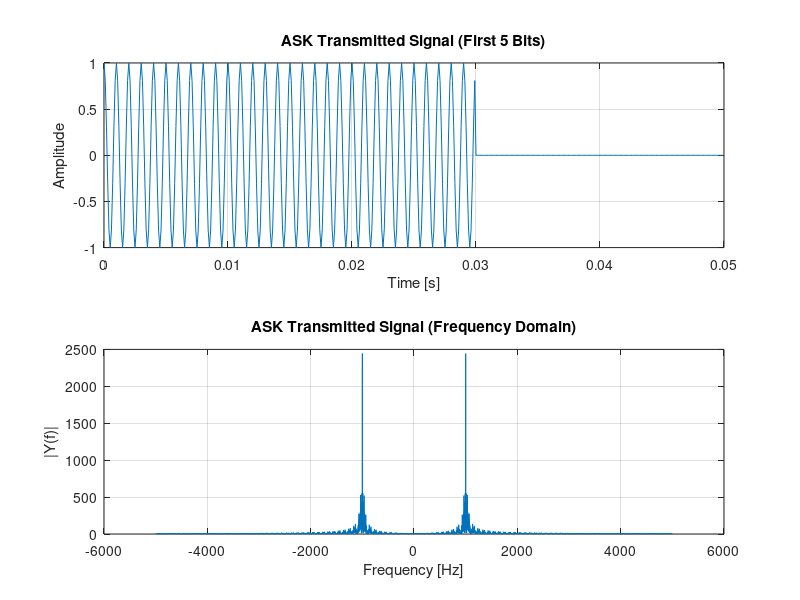
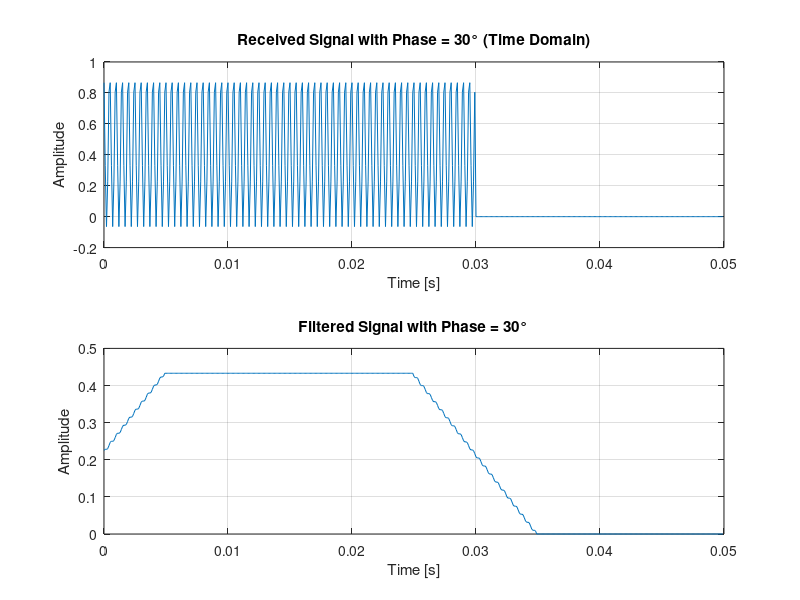
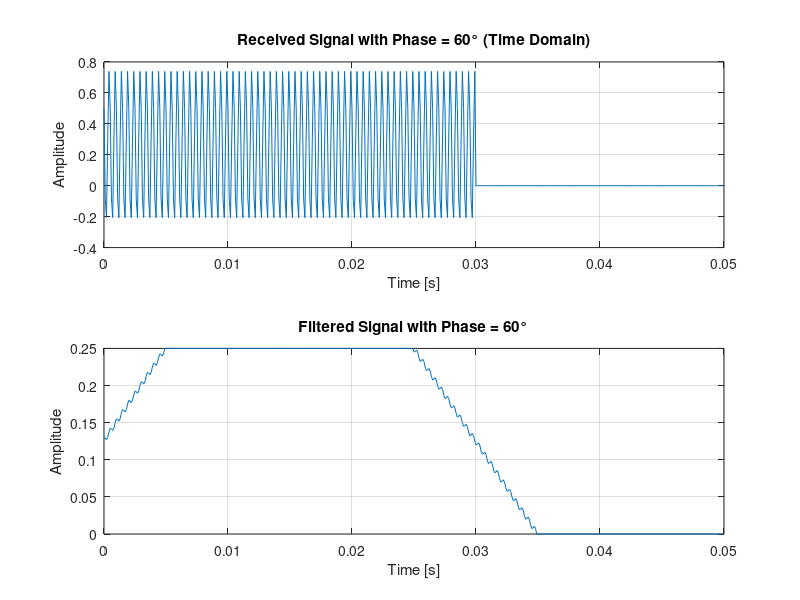
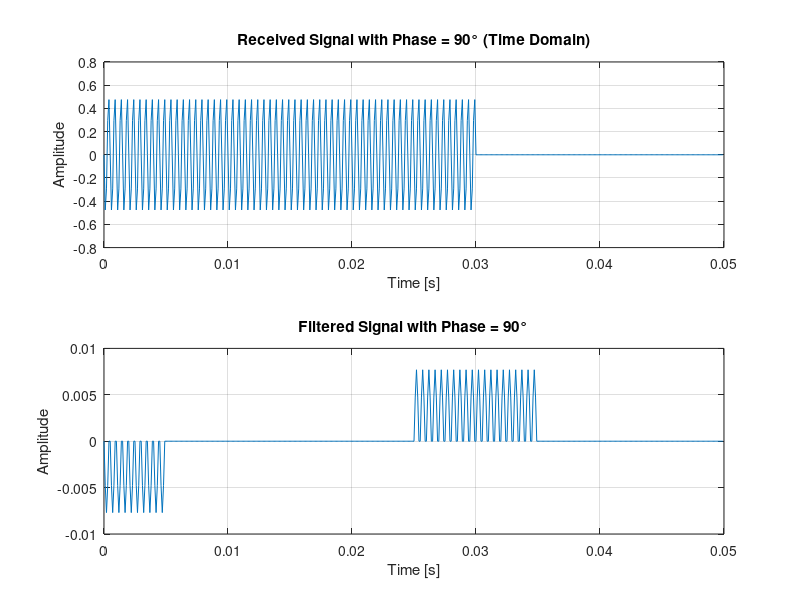

MATLAB code to generate these figures, in order:
clear;
close all;
clc;

N = 100;
Rb = 100;
Tb = 1/Rb;
fs = 10000;
fc = 1000;
samples_per_bit = fs * Tb;

%% Generate Random Binary Data
data = randi([0 1], 1, N);
data_upsampled = repelem(data, samples_per_bit);

t = (0:length(data_upsampled)-1) / fs;

%% ASK Modulation
carrier = cos(2*pi*fc*t);
ask_signal = data_upsampled .* carrier;

%% Plot Transmitted Signal (Zoomed Time + Frequency)
num_bits_to_plot = 5;
samples_to_plot = samples_per_bit * num_bits_to_plot;

figure;
subplot(2,1,1);
plot(t(1:samples_to_plot), ask_signal(1:samples_to_plot));
title(['ASK Transmitted Signal (First ', num2str(num_bits_to_plot), ' Bits)']);
xlabel('Time [s]'); ylabel('Amplitude'); grid on;

% Frequency Domain
Y = fftshift(fft(ask_signal, 2^nextpow2(length(ask_signal))));
f = linspace(-fs/2, fs/2, length(Y));
subplot(2,1,2);
plot(f, abs(Y));
title('ASK Transmitted Signal (Frequency Domain)');
xlabel('Frequency [Hz]'); ylabel('|Y(f)|'); grid on;

%% Coherent Demodulation with Phase Offsets
phases_deg = [30, 60, 90];

for i = 1:length(phases_deg)
    phase_rad = deg2rad(phases_deg(i));
    osc = cos(2*pi*fc*t + phase_rad);

    received = ask_signal .* osc;

    % Low-pass filter using moving average
    lpf = ones(1, round(samples_per_bit)) / samples_per_bit;
    filtered = conv(received, lpf, 'same');

    % Downsample and make decisions
    sampled = filtered(round(samples_per_bit/2):samples_per_bit:end);
    recovered_bits = sampled > 0.25;

    % Bit error analysis
    num_errors = sum(recovered_bits ~= data);
    disp(['Phase = ', num2str(phases_deg(i)), '°: Bit Errors = ', num2str(num_errors), ' / ', num2str(N)]);

    % Plot Received and Filtered Signal (Zoomed)
    figure;
    subplot(2,1,1);
    plot(t(1:samples_to_plot), received(1:samples_to_plot));
    title(['Received Signal with Phase = ', num2str(phases_deg(i)), '° (Time Domain)']);
    xlabel('Time [s]'); ylabel('Amplitude'); grid on;

    subplot(2,1,2);
    plot(t(1:samples_to_plot), filtered(1:samples_to_plot));
    title(['Filtered Signal with Phase = ', num2str(phases_deg(i)), '°']);
    xlabel('Time [s]'); ylabel('Amplitude'); grid on;
end
